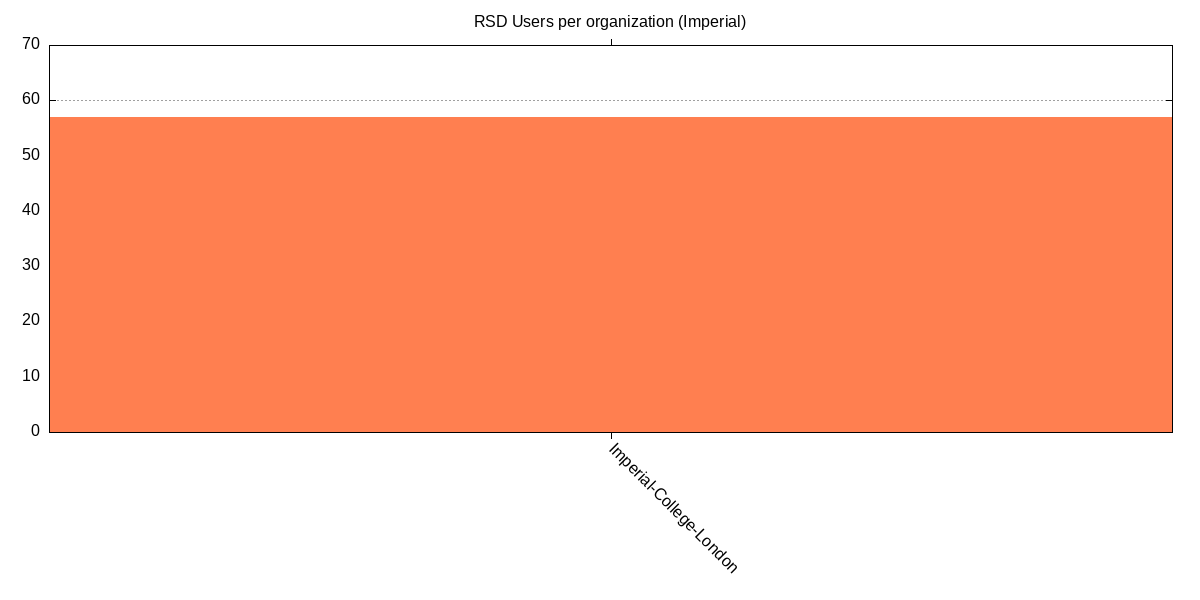

Here is the gnuplot script that generated this plot:
set terminal png size 1200,600 enhanced font "Helvetica,12"
set output 'orgs-imperial.png'
set title "RSD Users per organization (Imperial)"
set boxwidth 0.5
set style fill solid
set offsets 0, 0, 10, 0
set yrange [0:]
set grid ytics
set xtics out 
set xtics rotate by -45
plot "org-imperial.data" using 1:3:xtic(2) with boxes lc "coral" notitle, \
'' u 0:3:3 with labels font "Helvetica,14" offset 0.1,0.5 notitle
